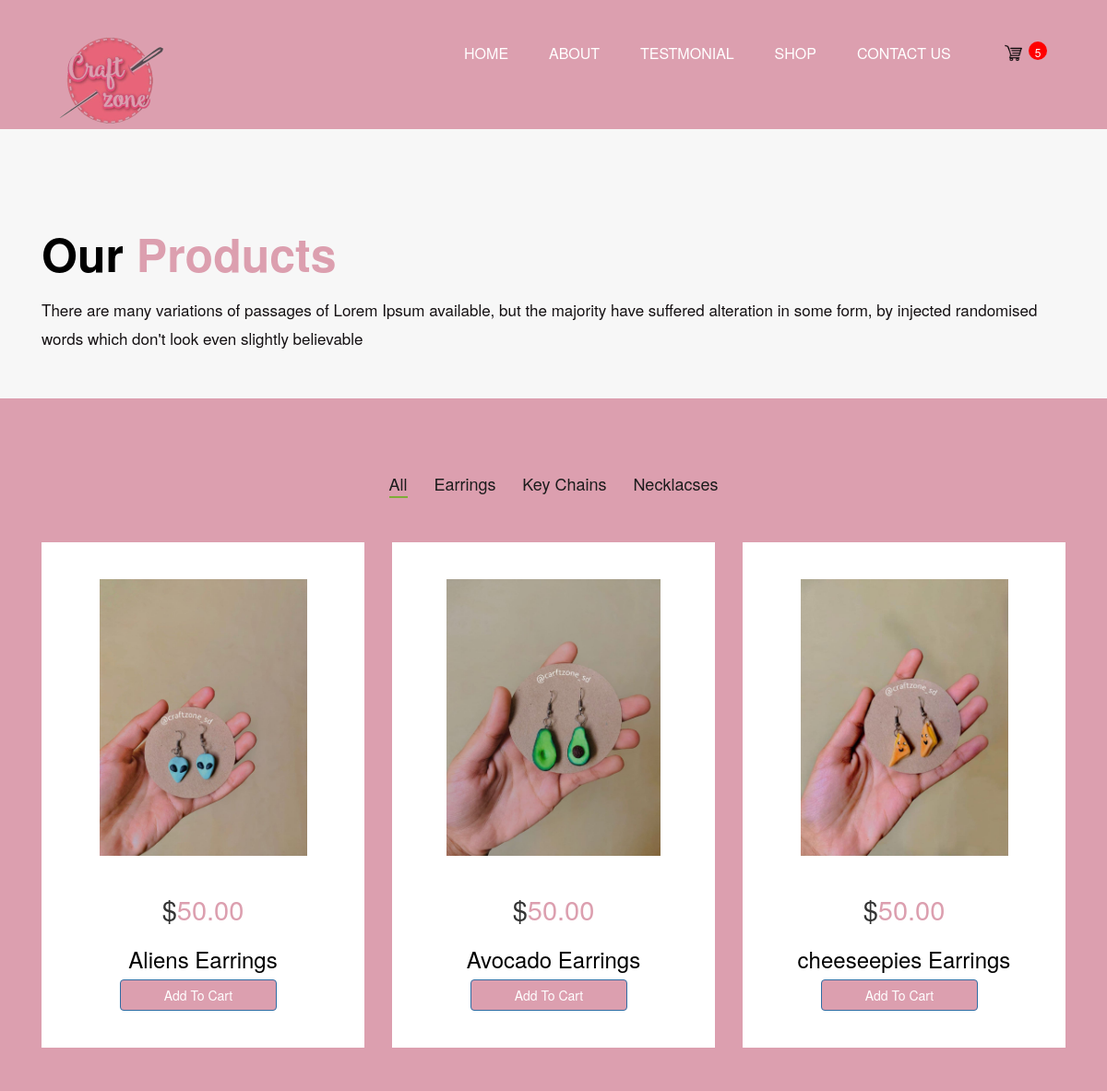
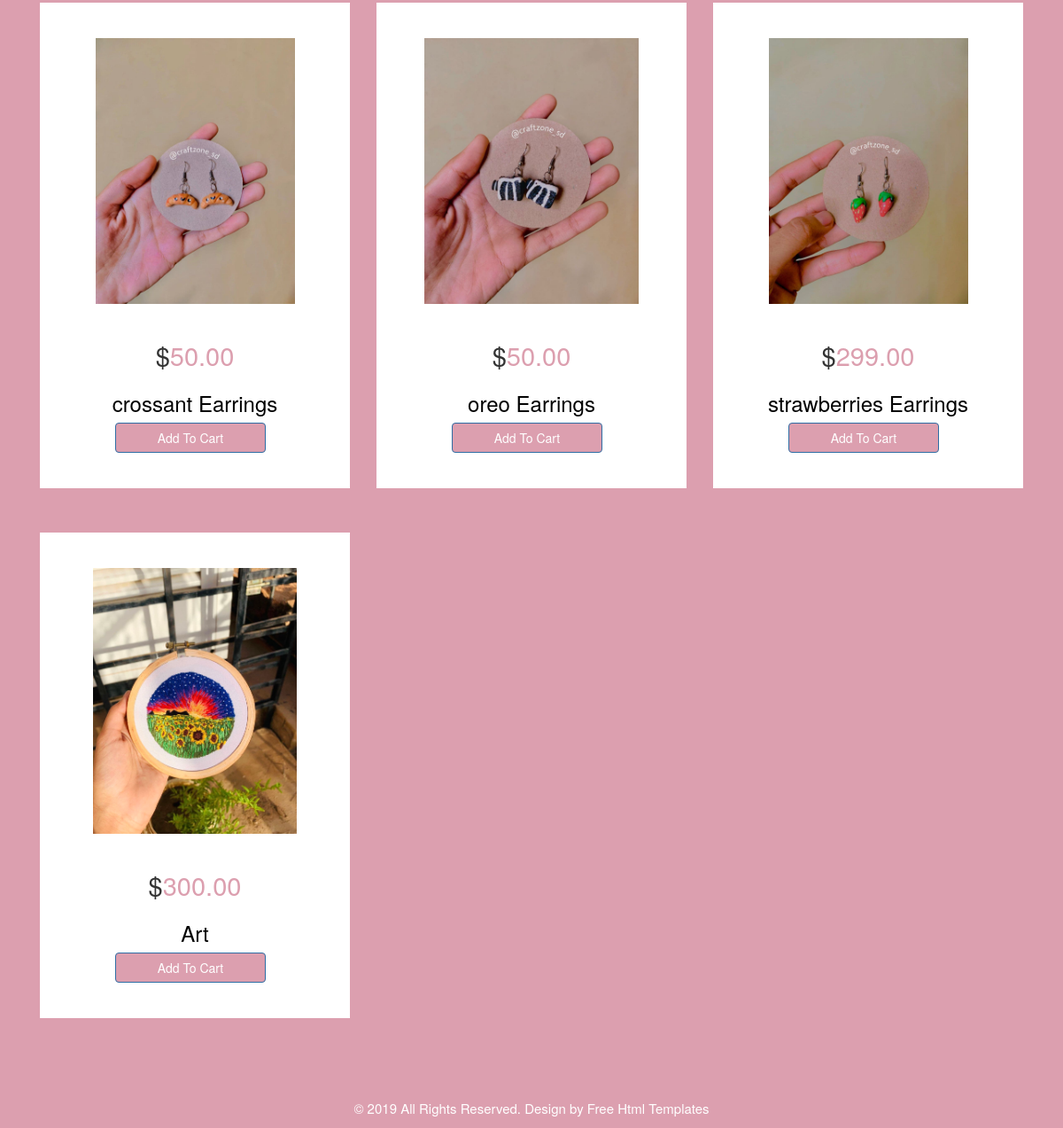
Page /clients.html (signed in) on the committed database (2 pictures, top to bottom).
### craftapp/models.py (models this page shows, shortened)
class Order(models.Model):
	customer = models.ForeignKey(Customer, on_delete=models.SET_NULL, blank=True, null=True)
	date_orderd = models.DateTimeField(auto_now_add=True)
	complete = models.BooleanField(default=False, null=True, blank=False)
	transaction_id = models.CharField(max_length=200, null=True)
	def get_cart_items(self):
		orderitems = self.orderitem_set.all()
		total = sum([item.qunatity for item in orderitems])
		return total

class OrderItem(models.Model):
	product = models.ForeignKey(Product, on_delete=models.SET_NULL, blank=True, null=True)
	order = models.ForeignKey(Order, on_delete=models.SET_NULL, blank=True, null=True)
	qunatity = models.IntegerField(default=0, null=True, blank=True)
	date_added = models.DateTimeField(auto_now_add=True)

class Product(models.Model):
	name = models.CharField(max_length=200, null=True)
	price = models.FloatField()
	image = models.ImageField(null=True, blank=True)
	categorie = models.CharField(max_length=200, null=True)
	@property
	def imageURL(self):
		try:
			url = self.image.url
		except:
			url = ''
		return url

### craftapp/views.py (the view)
# urls.py: path('clients.html', views.clients, name="clients"),
def clients(request):
	if request.user.is_authenticated:
		customer = request.user.customer
		order, created = Order.objects.get_or_create(customer=customer, complete=False)
		items = order.orderitem_set.all()
		cartItems = order.get_cart_items
	else:
		items = []
		order = {'get_cart_total' :0 , }
		cartItems = order['get_cart_items']
	products = Product.objects.all()
	context= {'products' :products, 'cartItems' : cartItems , }
	return render(request, 'clients.html', context)

### craftapp/templates/clients.html (shortened to what this page needs)
{% extends 'main.html' %}
{% load static %}
{% block content %}
      <div id="plant" class="section  product ">
         <div class="container">
            <div class="row">
               <div class="col-md-12 ">
                  <div class="titlepage">
                     <h2><strong class="black"> Our</strong>  Products</h2>
                     <span>There are many variations of passages of Lorem Ipsum available, but the majority have suffered alteration in some form, by injected randomised words which don't look even slightly believable</span>
                  </div>
               </div>
            </div>
         </div>
      </div>
      <div class="clothes_main section  featured spad ">
         <div class="container">
            <div class="row">
                <div class="col-lg-12">
                    <div class="featured__controls">
                        <ul>
                            <li class="active" data-filter="*">All</li>
                            <li data-filter=".earring">Earrings</li>
                            <li data-filter=".keychain">Key Chains</li>
                            <li data-filter=".necklacse">Necklacses</li>
                        </ul>
                    </div>
                </div>
            </div>
            <div class="row featured__filter">
               {% for product in products %}
                  <div id="items" class="col-xl-4 col-lg-4 col-md-6 col-sm-12 {{ product.categorie }} ">
                     <div class="sport_product featured__item">
                        <figure><img src="{{ product.imageURL }}" alt="img"/></figure>
                       <h3> $<strong class="price_text">{{ product.price|floatformat:2 }}</strong></h3>
                        <h4>{{ product.name }}</h4>
                        <button class="btn btn-md btn-primary update-cart " data-product = {{product.id}} data-action = "add"> Add To Cart </button>
                     </div>
                  </div>
               {% endfor %}
            </div>
         </div>
      </div>
{% endblock content %}

### craftapp/templates/main.html (shortened to what this page needs)
{% load static %}
<!DOCTYPE html>
<html lang="en">
  <head>
        <link rel="stylesheet" href="{% static 'craftapp/css/bootstrap.min.css' %}">
        <link rel="stylesheet" href="{% static 'craftapp/css/style.css' %}">
        <link rel="stylesheet" href="{% static 'craftapp/css/cart.css' %}">
        <link rel="stylesheet" href="{% static 'craftapp/css/responsive.css' %}">
        <link rel="stylesheet" href="{% static 'craftapp/css/jquery.mCustomScrollbar.min.css' %}">
        <link rel="stylesheet" href="https://netdna.bootstrapcdn.com/font-awesome/4.0.3/css/font-awesome.css">
        <link rel="stylesheet" href="{% static 'craftapp/css/owl.carousel.min.css' %}">
        <link rel="stylesheet" href="{% static 'craftapp/css/owl.theme.default.min.css' %}">
        <link rel="stylesheet" href="https://cdnjs.cloudflare.com/ajax/libs/fancybox/2.1.5/jquery.fancybox.min.css" media="screen">
        <link href="//maxcdn.bootstrapcdn.com/bootstrap/4.0.0/css/bootstrap.min.css" rel="stylesheet" id="bootstrap-css">
        <link href="https://maxcdn.bootstrapcdn.com/font-awesome/4.7.0/css/font-awesome.min.css" rel="stylesheet">
        <link href="//netdna.bootstrapcdn.com/bootstrap/3.2.0/css/bootstrap.min.css" rel="stylesheet" id="bootstrap-css">
  </head>
   <body class="main-layout">
        <header class="section">
            <div class="header_main">
                <div class="header_main">
                    <div class="container">
                        <div class="row">
                            <div class="col-xl-3 col-lg-3 col-md-3 col-sm-3 col logo_section">
                                <div class="full">
                                    <div class="center-desk">
                                        <div class="logo"> <a href="index.html"><img src="{% static 'craftapp/images/logo.png' %}" alt="#"></a> </div>
                                    </div>
                                </div>
                            </div>
                            <div class="col-xl-9 col-lg-9 col-md-9 col-sm-9">
                                <div class="menu-area">
                                    <div class="limit-box">
                                        <nav class="main-menu">
                                            <ul class="menu-area-main">
                                                <li> <a href="index.html">Home</a> </li>
                                                <li> <a href="about.html">About</a> </li>
                                                <li><a href="testmonial.html">Testmonial</a></li>
                                                <li><a href="clients.html">Shop</a></li>
                                                <li><a href="contact.html">Contact Us</a></li>
                                                <li><a href="{% url 'cart' %}">
                                                      <img  id="cart-icon" src="{% static 'craftapp/images/cart.png' %}">
                                                      <p id="cart-total">{{cartItems}}</p>
                                                    </a>
                                                </li>
                                            </ul>
                                        </nav>
                                    </div>
                                </div>
                            </div>
                        </div>
                    </div>
                </div>
            </div>
        </header>
          {% block content %}
          {% endblock content %}
        <div id="plant" class="footer layout_padding">
            <div class="container">
                <p>© 2019 All Rights Reserved. Design by<a href="https://html.design/"> Free Html Templates</a></p>
            </div>
        </div>
    </body>
</html>

### static/craftapp/css/cart.css (style rules this page uses)
html,body,.wrapper { background: #f7f7f7; }
ol, ul { list-style: none; }
.container { border: none; }
.btn { border-radius: 1px; }

### rows in the picture
Order: id.qunatity "5"
Product: imageURL (picture), price "50.00", name "Aliens Earrings"
Product: imageURL (picture), price "50.00", name "Avocado Earrings"
Product: imageURL (picture), price "50.00", name "cheeseepies Earrings"
Product: imageURL (picture), price "50.00", name "crossant Earrings"
Product: imageURL (picture), price "50.00", name "oreo Earrings"
Product: imageURL (picture), price "299.00", name "strawberries Earrings"
Product: imageURL (picture), price "300.00", name "Art"
